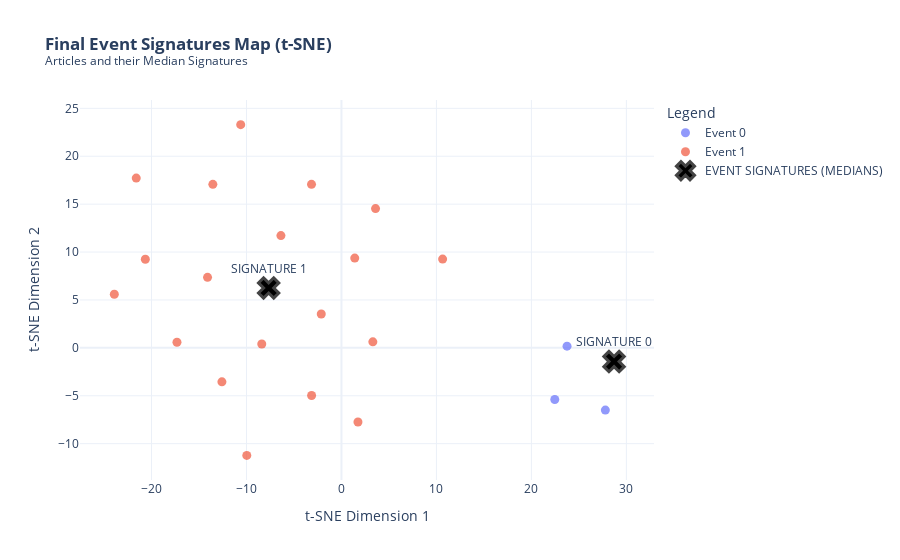

Notebook code cell kept with this figure:
### Code cell
# Visualization of HAC with Centroids (t-SNE)
fig_final = visualize_hac_with_centroids(X_clean, clean_news_df, k=2, perplexity=10)
fig_final.show()

### Figure 1 — Plotly figure (JSON) as saved in the notebook; plotly's stock layout.template omitted (floating-point values rounded to 4 significant figures)
{"data": [{"hovertemplate": "<b>%{text}</b><extra></extra>", "marker": {"opacity": 0.7, "size": 9}, "mode": "markers", "name": "Event 0", "text": ["The Warehouse Group Limited (NZSE:WHS) insider upped their holding by 67% earlier this year", "Trade Alert: Gregory Howe At Odyssey Gold Limited (ASX:ODY), Has Just Spent AU$264k Buying 23% More Shares", "Bullish insiders bet US$2.3m on Nova Leap Health Corp. (CVE:NLH)"], "type": "scatter", "x": [23.75, 27.79, 22.46], "y": [0.1801, -6.498, -5.393]}, {"hovertemplate": "<b>%{text}</b><extra></extra>", "marker": {"opacity": 0.7, "size": 9}, "mode": "markers", "name": "Event 1", "text": ["Lindblad Expeditions Holdings, Inc. (NASDAQ:LIND) Q4 2022 Earnings Call Transcript", "RIT Capital Partners' (LON:RCP) Shareholders Will Receive A Bigger Dividend Than Last Year", "These Are The AI Trends That Keep Us Up At Night", "U.S. financial system vulnerable to bond market stress, Fed's Logan says", "Kuehne + Nagel International's (VTX:KNIN) Upcoming Dividend Will Be Larger Than Last Year's", "13 Most Undervalued Industrial Stocks To Buy According To Hedge Funds", "China sets this year's economic growth target at 'around 5%'", "Calculating The Fair Value Of Rush Enterprises, Inc. (NASDAQ:RUSH.B)", "Everyone is predicting a recession – but I just don’t buy it", "First Mover Asia: Bitcoin Is Stuck Between Silvergate and China", "N.L. looks across the Atlantic to lower borrowing costs with launch of foreign bond program", "Signature can 'thread the needle' on cutting crypto as Silvergate collapses: JPMorgan", "National Storage REIT (ASX:NSR) shareholders have earned a 15% CAGR over the last five years", "Loss-Making Kin and Carta plc (LON:KCT) Set To Breakeven", "Is It Too Late To Consider Buying GrafTech International Ltd. (NYSE:EAF)?", "ONE Gas, Inc. Announces Public Offering of 2,000,000 Shares of Common Stock", "Will Trex Company (TREX) Recover from COVID Lows?", "What Does Samaiden Group Berhad's (KLSE:SAMAIDEN) Share Price Indicate?", "Aqua Metals Reports 2022 Financial Results"], "type": "scatter", "x": [-14.1, -17.32, -13.54, 10.65, -12.58, 1.402, -21.6, -9.966, -23.91, -20.65, -10.61, 3.59, -8.387, -2.124, -3.14, -3.151, 3.307, 1.74, -6.37], "y": [7.362, 0.5887, 17.07, 9.264, -3.547, 9.372, 17.72, -11.22, 5.592, 9.243, 23.3, 14.53, 0.4049, 3.538, -4.975, 17.07, 0.6314, -7.741, 11.72]}, {"marker": {"color": "black", "line": {"width": 3}, "size": 18, "symbol": "x"}, "mode": "markers+text", "name": "EVENT SIGNATURES (MEDIANS)", "text": ["SIGNATURE 0", "SIGNATURE 1"], "textposition": "top center", "type": "scatter", "x": [28.7, -7.663], "y": [-1.431, 6.25]}], "layout": {"legend": {"title": {"text": "Legend"}}, "title": {"text": "<b>Final Event Signatures Map (t-SNE)</b><br><sup>Articles and their Median Signatures</sup>"}, "xaxis": {"title": {"text": "t-SNE Dimension 1"}}, "yaxis": {"title": {"text": "t-SNE Dimension 2"}}}}
